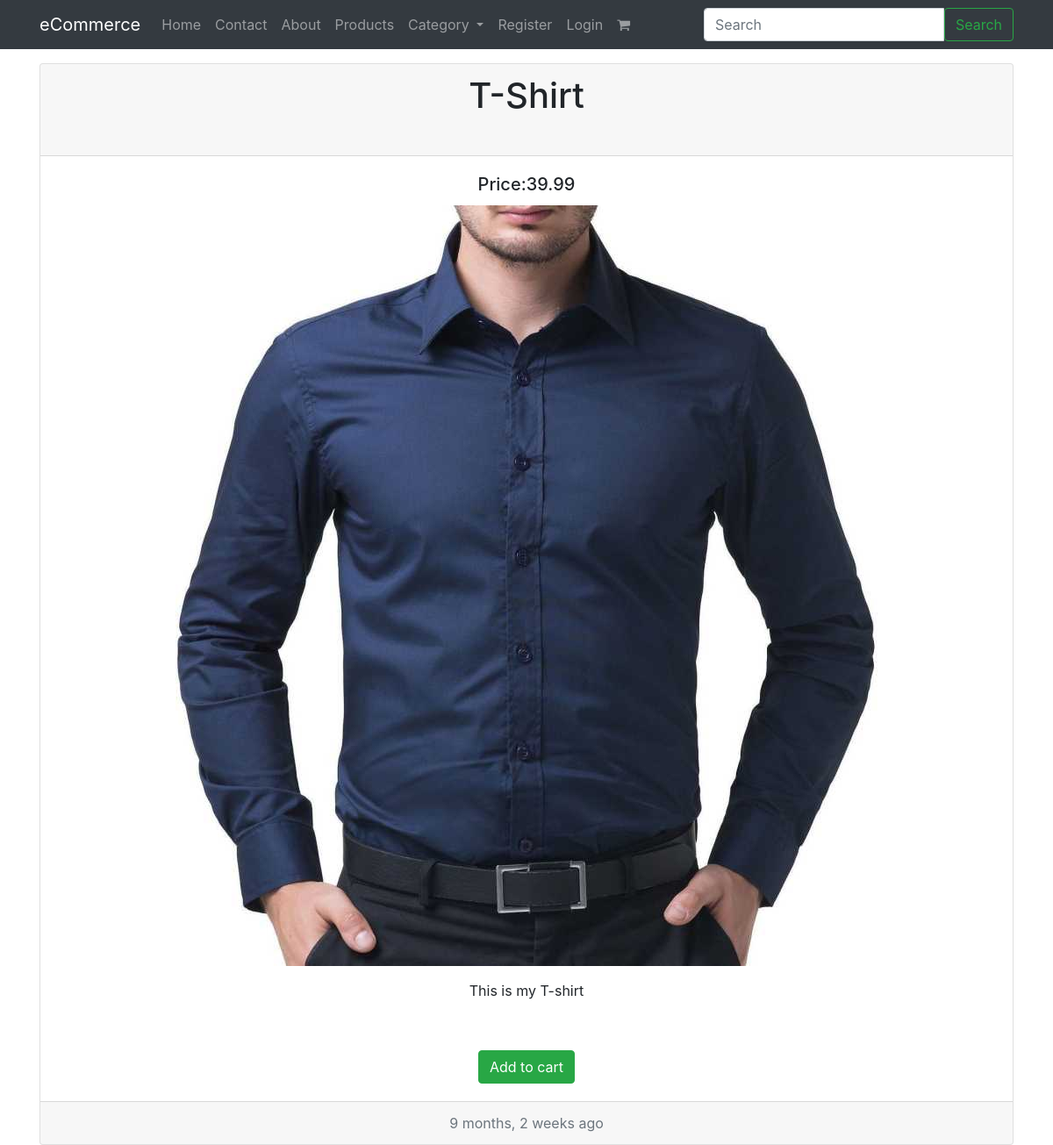
The app's page /products/t-shirt/ with its own data.
### products/models.py (models this page shows, shortened)
class Product(models.Model):
	title 		= models.CharField(max_length=120)
	slug 		= models.SlugField(blank=True,unique=True)
	description = models.TextField()
	price 		= models.DecimalField(decimal_places=2,max_digits=10,default=39.99)
	image 		= models.ImageField(upload_to=upload_image_path,null = True,blank=True)
	featured	= models.BooleanField(default=False)
	active 		= models.BooleanField(default=True)
	timestamp 	= models.DateTimeField(auto_now_add=True)
	objects = ProductManager()

### products/views.py (the view)
# urls.py: url(r'^(?P<slug>[\w-]+)/$',ProductDetailSlugView.as_view(),name='detail'),
class ProductDetailSlugView(DetailView):
    queryset = Product.objects.all()
    template_name = "products/detail.html"
    def get_context_data(self, *args, **kwargs):
        context = super(ProductDetailSlugView, self).get_context_data(*args, **kwargs)
        cart_obj, new_obj = Cart.objects.new_or_get(self.request)
        context['cart'] = cart_obj
        return context
    def get_object(self, *args, **kwargs):
        request = self.request
        slug = self.kwargs.get('slug')
        try:
            instance = Product.objects.get(slug=slug, active=True)
        except Product.DoesNotExist:
            raise Http404("Not found..")
        except Product.MultipleObjectsReturned:
            qs = Product.objects.filter(slug=slug, active=True)
            instance = qs.first()
        except:
            raise Http404("Uhhmmm ")
        return instance

### carts/models.py (called while the page is built)
def pre_save_cart_receiver(sender,instance,*args,**kwargs):
	if instance.subtotal > 0:
		instance.total=Decimal(instance.subtotal) * Decimal(1.08)
	else:
		instance.total=0.00

	def new_or_get(self,request):
		cart_id = request.session.get("cart_id",None)
		qs=self.get_queryset().filter(id=cart_id)
		if qs.count() == 1:
			new_obj = False
			cart_obj = qs.first()
			if request.user.is_authenticated and cart_obj.user is None:
				cart_obj.user = request.user
				cart_obj.save()
		else:
			cart_obj = Cart.objects.new(user=request.user)
			new_obj = True
			request.session['cart_id'] = cart_obj.id
		return cart_obj,new_obj

	def new(self, user=None):
		user_obj=None
		if user is not None:
			if user.is_authenticated:
				user_obj=user
		return self.model.objects.create(user=user_obj)

### orders/models.py (called while the page is built)
def post_save_cart_total(sender,instance,created,*args,**kwargs):
	if not created:
		cart_obj = instance
		cart_total = cart_obj.total
		cart_id = cart_obj.id
		qs = Order.objects.filter(cart__id=cart_id)
		if qs.count() == 1:
			order_obj = qs.first()
			order_obj.update_total()

### products/models.py (called while the page is built)
	def active(self):
		return self.filter(active =True)

	def get_queryset(self):
		return ProductQuerySet(self.model,using=self._db)

	def all(self):
		return self.get_queryset().active()

### products/templates/products/detail.html
{% extends "base.html" %}
{% block content %}
	<div class="card text-center">
	  <div class="card-header">
	    <h1>{{ object.title }}</h1><br/>
	  </div>
	  <div class="card-body">
	    <h5 class="card-title">Price:{{ object.price }}</h5>
	    <p class="card-text">
		{% if object.image %}
			<img src='{{ object.image.url }}' class='img-fluid'/><br/>
		{% endif %}</p>
		<p>{{ object.description|linebreaks }}<br/></p>
		{% include 'products/snippets/update-cart.html' with product=object cart=cart %}
	  </div>
	  <div class="card-footer text-muted">
	   	{{ object.timestamp|timesince}} ago
	  </div>
	</div>
{% endblock %}

### records on screen
Product: title "T-Shirt", price "39.99", image (picture), description "This is my T-shirt", timestamp "9 months, 2 weeks"

### other values on screen
{{ brand_name }} "eCommerce"
